Frame 1 (no input): blank canvas, image omitted
Frame 60 (no input): blank canvas, image omitted
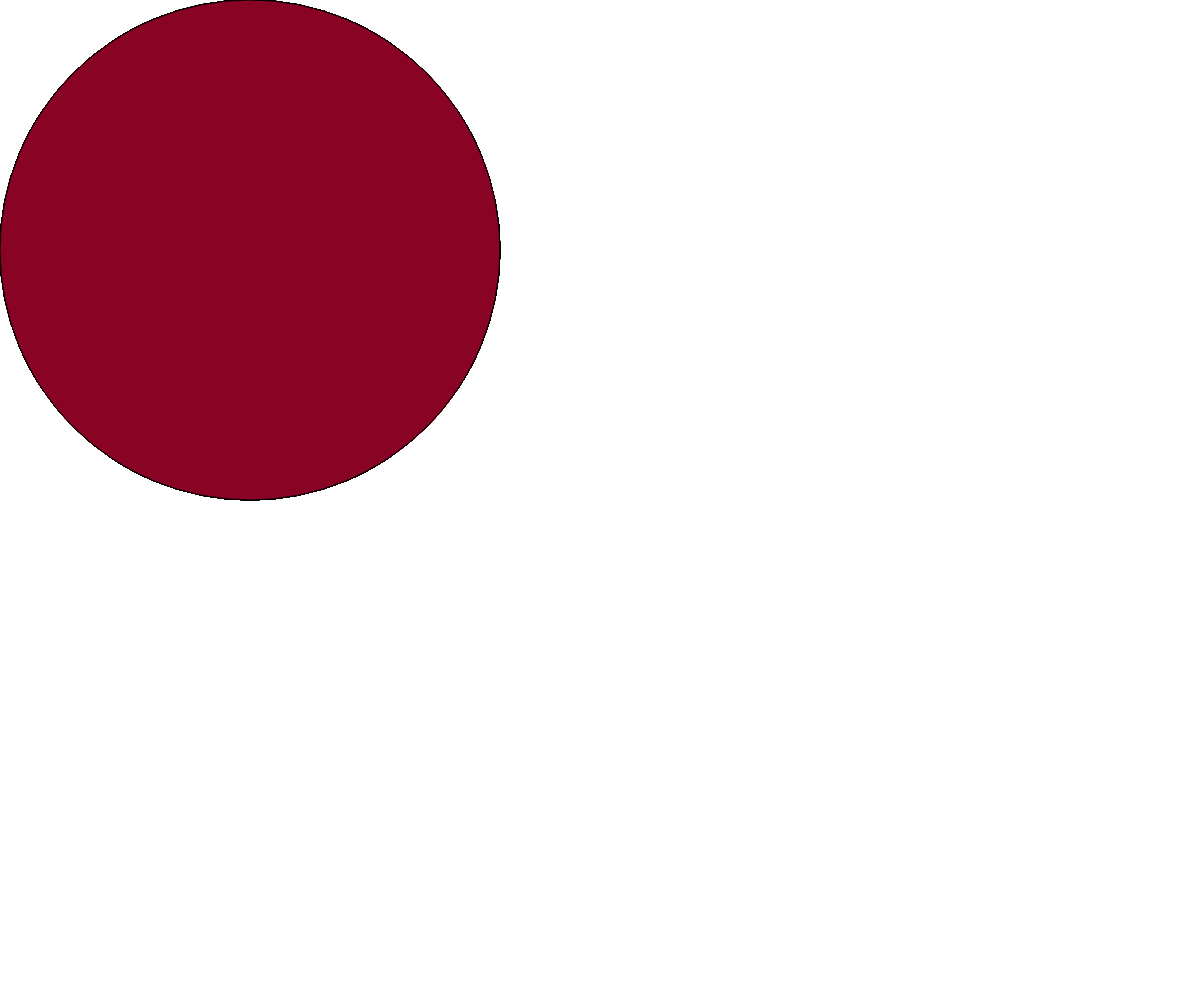
Frame 120 (the mouse pressed at the canvas centre since frame 60)

The p5.js sketch whose frames 1 and 60 were blank and that drew this single picture after the mouse press (run headless with seeded random() and noise() and a simulated clock; from frame 60 on, the mouse is pressed at the canvas centre):

// p5.js sketch
// ── sketch.js
var bgColor = 'white'

function setup() {
  createCanvas(windowWidth, windowHeight)
}

function draw() {
  fill(bgColor)
    // fill(bgColor);
   ellipse(250,250,mouseY,mouseY)
  if (mouseX < 2 * windowWidth / 5) {
    bgColor = '#6638F0';
  } else if (mouseX < 3 * windowWidth / 5) {
    bgColor = '#890424';
  } else if (mouseX < 4 * windowWidth / 5) {
    bgColor = '#20C8B6';
  } else if (mouseX < windowWidth / 5) {
    bgColor = '#82BCFB';
  } else {
    bgColor = '#E12874';
  }
}
